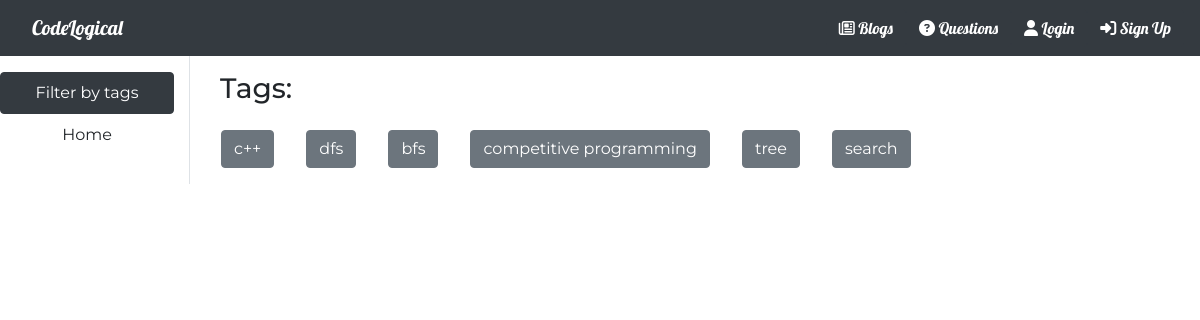
/blog/tags/all, run on the app's committed database.
### blog/views.py (the view)
# urls.py: path('blog/tags/all',TagListView.as_view(),name='tag-list-blogs'),
class TagListView(ListView):
    model = Tag
    template_name = "blog/tag_list.html"
    context_object_name="tags"
    def get_context_data(self, **kwargs):
        context = super(TagListView, self).get_context_data(**kwargs)
        blogs=Blog.objects.all()
        tags=[]
        for i in blogs:
            for j in i.tags.all():
                tags.append(j)
        tags=list(set(tags))
        context["tags"]=tags
        return context

### blog/templates/blog/tag_list.html
{% extends "blog/base.html" %}
{% block space %}
<div class="row flex-xl-nowrap">
    <div class="col-12 col-md-3 col-lg-2 bd-sidebar border-right align-items-center">
        <nav class="nav flex-column sticky-top sidebar pt-3">
            <li class="nav-item">
                <a class="nav-link btn btn-dark " href="{% url 'tag-list' %}">Filter by tags</a>
            </li>
            <li class="nav-item">
                <a class="nav-link btn " href="{% url 'home' %}" tabindex="-1" aria-disabled="true">Home</a>
            </li>
        </nav>
    </div>
    <div class="col-sm-12 col-md-8 col-lg-10 pt-3">
        <div class="container">
            <h3>Tags:</h3>
            <div class="row">
                {% for tag in tags %}
                    <div class="p-3 ">
                        <a href="{% url 'tagged-blogs' tag %}" class="btn btn-secondary ">
                            {{ tag }}
                        </a>
                    </div>
                {% endfor %}
            </div>
        </div>
    </div>
</div>
{% endblock %}

### data on the page
Tag: name "c++"
Tag: name "dfs"
Tag: name "bfs"
Tag: name "competitive programming"
Tag: name "tree"
Tag: name "search"
